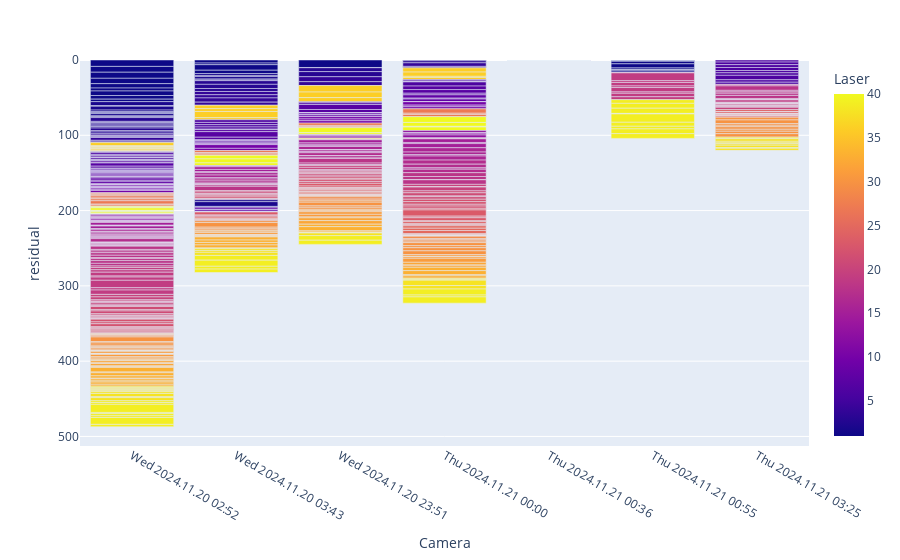

Notebook code cell kept with this figure:
### Code cell
# get residuals on beamCaptures

data_points = []
for camera_capture in calibrate_node['Content']['cameraCaptures']['captures']:
	for laser_capture in camera_capture['laserCaptures']['captures']:
		if laser_capture['Selected']:
			beam_capture_index = 0
			for beam_capture in laser_capture['beamCaptures']['captures']:
				if beam_capture['Selected']:
					data_point = {}
					data_point['Camera'] = "{0} {1}".format(camera_capture['date'], camera_capture['time'])
					data_point['Laser'] = laser_capture['serialNumber']
					data_point['projectionPoint_x'] = beam_capture['projectionPoint'][0]
					data_point['projectionPoint_y'] = beam_capture['projectionPoint'][1]
					data_point['residual'] = beam_capture['residual']
					data_point['beam_capture_index'] = beam_capture_index
					data_points.append(data_point)
					beam_capture_index += 1


fig = px.bar(data_points
	, x='Camera'
	, color='Laser'
	, y='residual'
	, hover_name='Laser'
	, hover_data=['beam_capture_index', 'projectionPoint_x', 'projectionPoint_y']
	, barmode="group")
fig.update_yaxes(autorange="reversed")
fig.show()

### Figure 1 — Plotly figure (JSON) as saved in the notebook; plotly's stock layout.template omitted (floating-point values rounded to 4 significant figures; data arrays with more than 128 entries replaced by an {"elided": "..."} marker saying what was removed)
{"data": [{"alignmentgroup": "True", "customdata": {"elided": "652x3 float values"}, "hovertemplate": "<b>%{hovertext}</b><br><br>Camera=%{x}<br>residual=%{y}<br>beam_capture_index=%{customdata[0]}<br>projectionPoint_x=%{customdata[1]}<br>projectionPoint_y=%{customdata[2]}<br>Laser=%{marker.color}<extra></extra>", "hovertext": {"elided": "652 int values"}, "legendgroup": "", "marker": {"color": {"elided": "652 int values"}, "coloraxis": "coloraxis", "pattern": {"shape": ""}}, "name": "", "offsetgroup": "", "orientation": "v", "showlegend": false, "textposition": "auto", "type": "bar", "x": {"elided": "652 str values"}, "xaxis": "x", "y": {"elided": "652 float values"}, "yaxis": "y"}], "layout": {"barmode": "group", "coloraxis": {"colorbar": {"title": {"text": "Laser"}}, "colorscale": [[0, "#0d0887"], [0.1111, "#46039f"], [0.2222, "#7201a8"], [0.3333, "#9c179e"], [0.4444, "#bd3786"], [0.5556, "#d8576b"], [0.6667, "#ed7953"], [0.7778, "#fb9f3a"], [0.8889, "#fdca26"], [1, "#f0f921"]]}, "legend": {"tracegroupgap": 0}, "margin": {"t": 60}, "xaxis": {"anchor": "y", "domain": [0, 1], "title": {"text": "Camera"}}, "yaxis": {"anchor": "x", "autorange": "reversed", "domain": [0, 1], "title": {"text": "residual"}}}}
